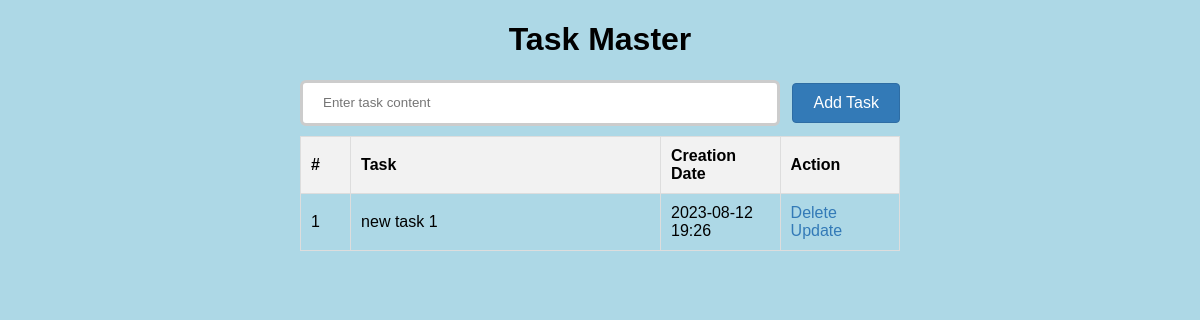
Before: / with the older database file.
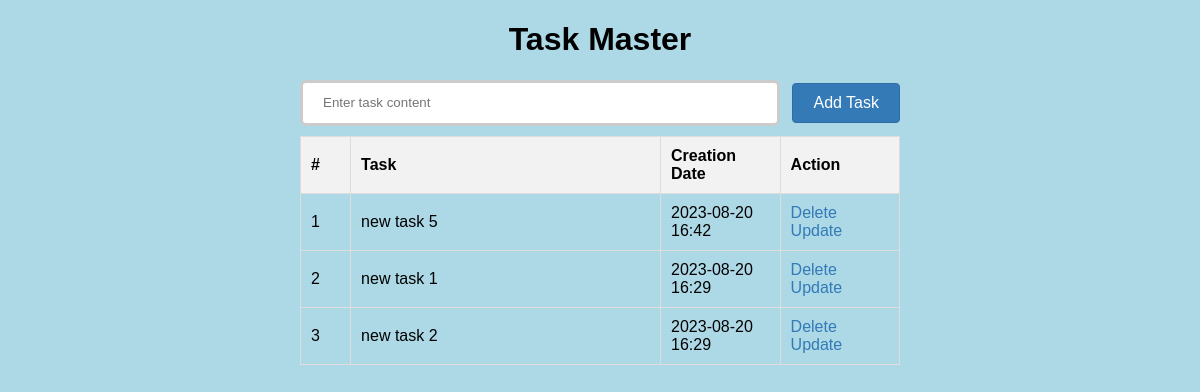
After: the same page with the newer database file.
### model.py (models this page shows, shortened)
class TaskList(db.Model):
    id = db.Column(db.Integer(),primary_key = True, nullable = False)
    content = db.Column(db.String(200),nullable = False,unique = True)
    date_created = db.Column(db.String(20) , default =lambda : datetime.now().strftime("%Y-%m-%d %H:%M") )

### app.py (the view, shortened to what this page needs)
@app.route('/', methods=['GET','POST'])
def ToDoList():
    if request.method == 'GET':
        tasks = TaskList.query.order_by(TaskList.date_created.desc()).all()
        return render_template('index.html', tasks = tasks)

### templates/index.html (shortened to what this page needs)
{% extends 'base.html' %}
{% block body %}
    <h1> Task Master </h1>
    <div class="content ">
    <form method="post" action="/" class="task-form">
        <div class="form-group">
            <input type="text" name="content" id="content" class="form-control" placeholder="Enter task content" required>
        </div>
        <button type="submit" class="btn btn-primary">Add Task</button>
    </form>
        {% if tasks|length<1 %}
            <h4> No current task, Create one Now!! </h4>
        {% else %}
        <table class="task-table">
            <thead>
                <tr>
                    <th>#</th>
                    <th>Task</th>
                    <th>Creation Date</th>
                    <th>Action</th>
                </tr>
            </thead>
            <tbody>
                {% for task in tasks %}
                    <tr>
                        <td>{{ loop.index }}</td>
                        <td>{{ task.content }}</td>
                        <td>{{ task.date_created }}</td>
                        <td>
                            <a href="/delete/{{ task.id }}" class="action-link">Delete</a>
                            <a href="/update/{{ task.id }}" class="action-link">Update</a>
                        </td>
                    </tr>
                {% endfor %}
            </tbody>
        </table>
        {% endif %}
    </div>
{% endblock %}

### templates/base.html (shortened to what this page needs)
<!DOCTYPE html>
<html lang="en">
<head>
    <link rel="stylesheet" href="{{ url_for('static', filename='main.css') }}">
</head>
<body>
    {% block body %}
    {% endblock %}
</body>
</html>

### static/main.css (style rules this page uses)
body, html { margin: 0; font-family: sans-serif; background-color: lightblue; }
h1 { text-align: center; }
.content { margin: 0 auto; width: 600px; }
.task-table { width: 100%; border-collapse: collapse; border: 1px solid #ddd; margin-bottom: 20px; }
.task-table th, .task-table td { padding: 10px; text-align: left; border: 1px solid #ddd; }
.task-table th:nth-child(2) { width: 300px; }
.task-table th:nth-child(1) { width: 30px; }
.task-table th:nth-child(3), .task-table th:nth-child(4) { width: 100px; }
.task-table th { background-color: #f2f2f2; }
.task-table td { vertical-align: middle; }
.action-link { color: #337ab7; text-decoration: none; margin-right: 10px; }
.task-form { margin: 10px 0; display: flex; align-items: center; }
.form-group { margin-right: 10px; flex: 1; }
.form-control { border: 3px solid #ccc; border-radius: 6px; padding: 5px 20px; width: 90%; height:30px ; transition: border-color 0.15s ease-in-out, box-shadow 0.15s ease-in-out; }
.btn { padding: 10px 20px; font-size: 16px; font-weight: 400; text-align: center; white-space: nowrap; vertical-align: middle; cursor: pointer; border: 1px solid transparent; border-radius: 4px; transition: all 0.3s ease-in-out; }
.btn-primary { color: #fff; background-color: #337ab7; border-color: #2e6da4; }

Changed rows visible on the page:
added TaskList: content "new task 5", date_created "2023-08-20 16:42"
changed TaskList "new task 1": date_created "2023-08-12 19:26" → "2023-08-20 16:29"
added TaskList: content "new task 2", date_created "2023-08-20 16:29"
